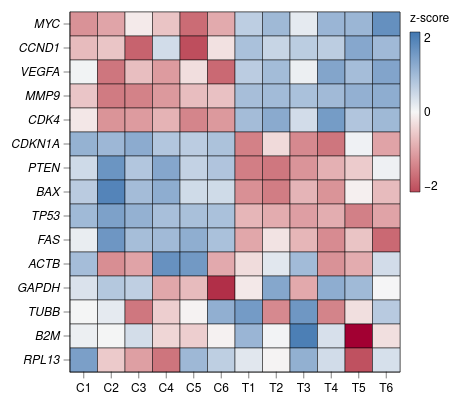

Write a Vega-Lite specification for this figure.
### Vega-Lite specification from a JSON file in a GitHub repository (floating-point values rounded to 4 significant figures; data arrays with more than 128 entries replaced by an {"elided": "..."} marker saying what was removed)
{"background": null, "config": {"arc": {"fill": "#DBDBDB", "fillOpacity": 1.0, "innerRadius": 41.25, "padAngle": 0.03, "stroke": "black", "strokeOpacity": 1, "strokeWidth": 0.25}, "area": {"fill": "#DBDBDB", "fillOpacity": 1.0, "stroke": "black", "strokeOpacity": 1, "strokeWidth": 0.25}, "axis": {"domain": true, "domainCap": "round", "domainColor": "black", "domainWidth": 0.25, "grid": false, "gridCap": "round", "gridColor": "#F1F1F1", "gridDash": [0, 0], "gridOpacity": 1.0, "gridWidth": 0.25, "labelColor": "black", "labelFont": "Helvetica Neue, HelveticaNeue, Helvetica, Arial, sans-serif", "labelFontSize": 6, "labelFontStyle": "normal", "labelFontWeight": 400, "offset": 0, "ticks": true, "tickCap": "round", "tickColor": "black", "tickRound": false, "tickSize": 3.0, "tickWidth": 0.25, "titleColor": "black", "titleFont": "Helvetica Neue, HelveticaNeue, Helvetica, Arial, sans-serif", "titleFontSize": 6, "titleFontStyle": "normal", "titleFontWeight": 400}, "axisX": {"domain": true, "labelAlign": "center", "labelAngle": 0, "labels": true, "ticks": true, "translate": 0}, "axisY": {"domain": true, "labelAlign": "right", "labelAngle": 0, "labels": true, "ticks": true, "translate": 0}, "axisRight": {"domain": true, "labelAlign": "left", "labelAngle": 0, "labels": true, "ticks": true, "translate": 0}, "axisTop": {"domain": true, "labelAlign": "center", "labelAngle": 0, "labels": true, "ticks": true, "translate": 0}, "axisBand": {"tickOffset": 0}, "bar": {"fill": "#DBDBDB", "fillOpacity": 1.0, "stroke": "black", "strokeOpacity": 1, "strokeWidth": 0.25}, "boxplot": {"size": 14.85, "ticks": {"cornerRadius": 0.25, "fill": "black", "opacity": 1, "size": 7.425, "thickness": 0.25}, "box": {"fillOpacity": 1.0, "stroke": "black", "strokeOpacity": 1, "strokeWidth": 0.25}, "median": {"cornerRadius": 0, "fill": "black", "fillOpacity": 1.0, "opacity": 1, "size": 14.85, "thickness": 0.25}, "rule": {"fill": "black", "fillOpacity": 1.0, "size": 16.5, "stroke": "black", "strokeDash": [0, 0], "strokeOpacity": 1, "strokeWidth": 0.25}, "outliers": {"color": "black", "fill": "black", "fillOpacity": 1.0, "size": 0, "stroke": "black", "strokeOpacity": 1, "strokeWidth": 0.25}}, "circle": {"fill": "black", "fillOpacity": 1.0, "size": 2.062, "stroke": null, "strokeOpacity": 1, "strokeWidth": 0.25}, "errorband": {"band": {"fillOpacity": 0.6, "stroke": null, "strokeWidth": 0.25, "strokeOpacity": 1}, "borders": {"opacity": 0, "strokeOpacity": 1, "strokeWidth": 0.25}}, "errorbar": {"opacity": 1, "rule": {"strokeDash": [0, 0], "strokeWidth": 0.25}, "ticks": {"color": "black", "cornerRadius": 0.125, "opacity": 1, "size": 9.9, "thickness": 0.25}, "thickness": 0.25}, "font": "Helvetica Neue, HelveticaNeue, Helvetica, Arial, sans-serif", "geoshape": {"fill": "#DBDBDB", "fillOpacity": 1.0, "stroke": "black", "strokeOpacity": 1, "strokeWidth": 0.25}, "header": {"labelColor": "black", "labelFont": "Helvetica Neue, HelveticaNeue, Helvetica, Arial, sans-serif", "labelFontSize": 6, "labelFontStyle": "normal", "labelFontWeight": 400, "titleColor": "black", "titleFont": "Helvetica Neue, HelveticaNeue, Helvetica, Arial, sans-serif", "titleFontSize": 6, "titleFontStyle": "normal", "titleFontWeight": 400, "titlePadding": 0}, "legend": {"disable": false, "offset": 4.5, "titlePadding": 4, "labelOffset": 2, "gradientLabelOffset": 2, "columnPadding": 4, "rowPadding": 2, "gradientThickness": 5, "gradientOpacity": 1.0, "gradientStrokeColor": "black", "gradientStrokeWidth": 0.25, "labelColor": "black", "labelFont": "Helvetica Neue, HelveticaNeue, Helvetica, Arial, sans-serif", "labelFontSize": 6, "labelFontStyle": "normal", "labelFontWeight": 400, "strokeColor": "black", "strokeWidth": 0, "symbolSize": 36, "symbolStrokeColor": "black", "symbolStrokeWidth": 0.25, "titleColor": "black", "titleFont": "Helvetica Neue, HelveticaNeue, Helvetica, Arial, sans-serif", "titleFontSize": 6, "titleFontStyle": "normal", "titleFontWeight": 400}, "line": {"color": "black", "stroke": "black", "strokeCap": "butt", "strokeDash": [0, 0], "strokeOpacity": 1, "strokeWidth": 0.5}, "point": {"filled": true, "fill": "#DBDBDB", "fillOpacity": 1.0, "size": 8.25, "stroke": "black", "strokeOpacity": 1, "strokeWidth": 0.25}, "range": {"category": ["#9D9D9D", "#28287D", "#004225", "#47266F", "#00605D", "#DBDBDB", "#7983C1", "#6E927B", "#937FB4", "#699A97"], "diverging": {"scheme": ["#4F4265", "#6A5C82", "#85789D", "#A196B7", "#BDB5CE", "#D8D6DD", "#F6F6F6", "#CED8D7", "#9DBFBD", "#75A3A0", "#518683", "#326967", "#164D4B"]}, "heatmap": {"scheme": ["#440154", "#472270", "#433E82", "#38598C", "#2C728E", "#238A8D", "#24A086", "#39B578", "#5DC862", "#96D646", "#CAE02D", "#FDE724"]}, "ordinal": {"scheme": ["#F1F1F1", "#DBDBDB", "#C6C6C6", "#B2B2B2", "#9D9D9D", "#898989", "#767676", "#636363", "#515151", "#404040", "#2F2F2F", "#1F1F1F"]}, "ramp": {"scheme": ["#440154", "#472270", "#433E82", "#38598C", "#2C728E", "#238A8D", "#24A086", "#39B578", "#5DC862", "#96D646", "#CAE02D", "#FDE724"]}}, "rule": {"color": "black", "stroke": "black", "strokeCap": "round", "strokeDash": [2, 2], "strokeOpacity": 1, "strokeWidth": 0.25}, "scale": {"barBandPaddingInner": 0.1, "rectBandPaddingInner": 0, "tickBandPaddingInner": 0.1, "bandPaddingOuter": 0, "bandWithNestedOffsetPaddingInner": 0.2, "bandWithNestedOffsetPaddingOuter": 0.2, "offsetBandPaddingInner": 0, "offsetBandPaddingOuter": 0, "round": false}, "rect": {"fill": "#DBDBDB", "fillOpacity": 1.0, "stroke": "black", "strokeOpacity": 1, "strokeWidth": 0.25}, "square": {"fill": "#DBDBDB", "fillOpacity": 1.0, "size": 16.5, "stroke": "black", "strokeOpacity": 1, "strokeWidth": 0.25}, "text": {"color": "black", "font": "Helvetica Neue, HelveticaNeue, Helvetica, Arial, sans-serif", "fontSize": 6, "fontStyle": "normal", "fontWeight": 400}, "tick": {"color": "black", "cornerRadius": 0.125, "opacity": 1.0, "size": 14.85, "thickness": 0.25}, "title": {"anchor": "middle", "frame": "group", "color": "black", "font": "Helvetica Neue, HelveticaNeue, Helvetica, Arial, sans-serif", "fontSize": 6, "fontStyle": "normal", "fontWeight": 400, "subtitleColor": "black", "subtitleFont": "Helvetica Neue, HelveticaNeue, Helvetica, Arial, sans-serif", "subtitleFontSize": 6, "subtitleFontStyle": "normal", "subtitleFontWeight": 400}, "trail": {"color": "black", "opacity": 1, "size": 0.5}, "view": {"continuousWidth": 165, "continuousHeight": 180, "discreteWidth": 165, "discreteHeight": 180, "fill": null, "stroke": "black", "strokeWidth": 0.25}}, "data": {"name": "data-632dee7a6b575494698e75073b5a8a7b"}, "mark": {"type": "rect"}, "encoding": {"color": {"field": "z", "scale": {"domain": [-2, 2], "range": ["#BC4A5A", "#C96872", "#D4858B", "#DFA1A5", "#E8BDBF", "#F0DADA", "#F6F6F6", "#D7E0EB", "#B9CBE0", "#9BB6D5", "#7DA1C9", "#5F8CBD", "#4177B1"]}, "title": "z-score", "type": "quantitative", "legend": {"gradientLength": 80.0}}, "x": {"field": "sample", "sort": ["C1", "C2", "C3", "C4", "C5", "C6", "T1", "T2", "T3", "T4", "T5", "T6"], "title": null, "type": "nominal"}, "y": {"axis": {"labelFontStyle": "italic"}, "field": "gene", "sort": ["MYC", "CCND1", "VEGFA", "MMP9", "CDK4", "CDKN1A", "PTEN", "BAX", "TP53", "FAS", "ACTB", "GAPDH", "TUBB", "B2M", "RPL13"], "title": null, "type": "nominal"}}, "$schema": "https://vega.github.io/schema/vega-lite/v6.4.1.json", "datasets": {"data-632dee7a6b575494698e75073b5a8a7b": {"elided": "180 records"}}}
